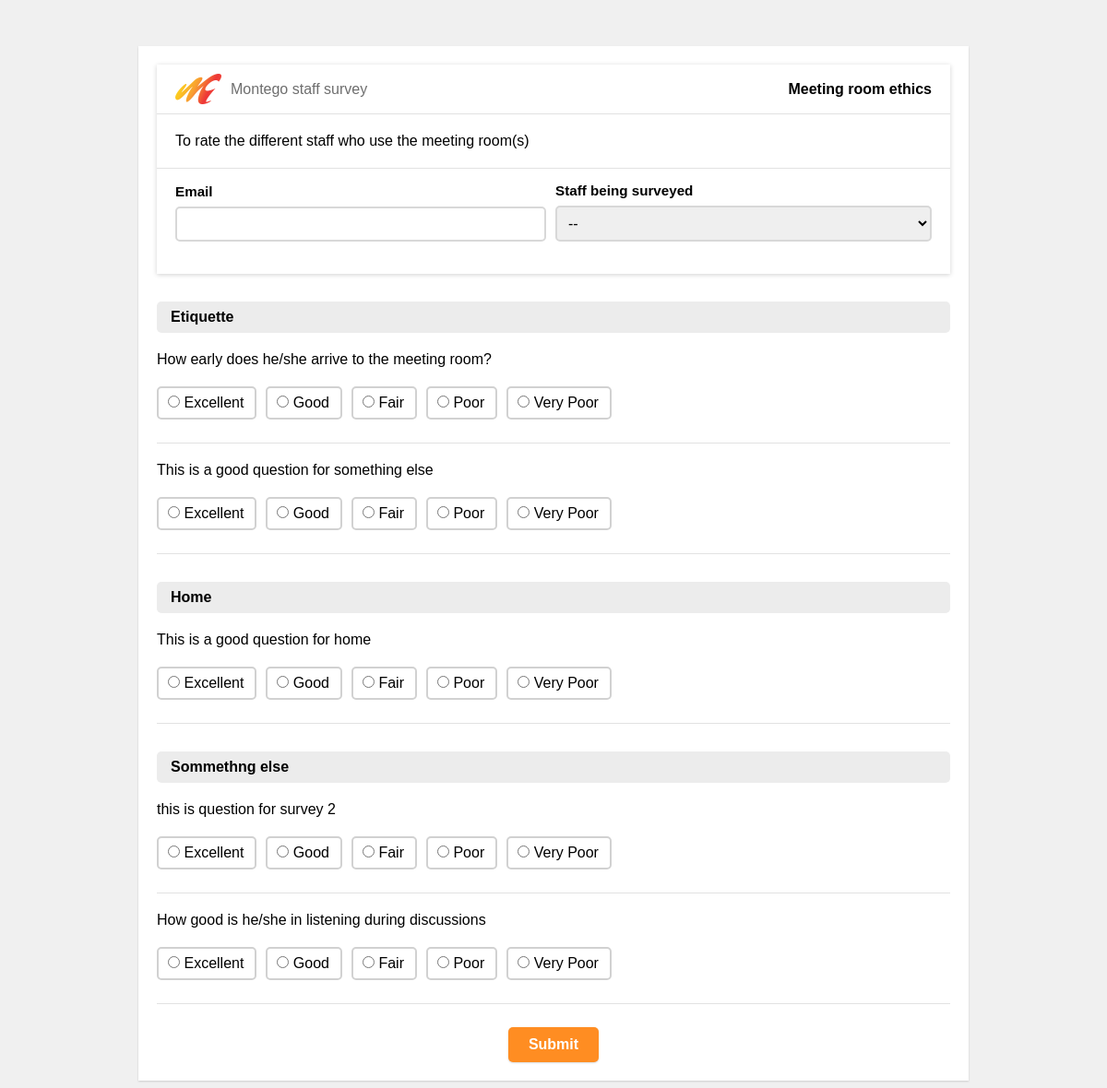
The app's page /takesurvey.php?surveyid=3 (signed in) with its own data.
### tables this page shows
CREATE TABLE `surveys` (
  `id` int(100) UNSIGNED NOT NULL,
  `title` varchar(200) NOT NULL,
  `description` text NOT NULL,
  `categories` text NOT NULL,
  `staffID` int(100) UNSIGNED NOT NULL,
  `datePosted` datetime NOT NULL DEFAULT current_timestamp()
);

CREATE TABLE `questions` (
  `id` int(100) UNSIGNED NOT NULL,
  `category` varchar(150) NOT NULL,
  `question` text NOT NULL,
  `surveyID` int(100) NOT NULL,
  `datePosted` datetime NOT NULL DEFAULT current_timestamp()
);

### php/handleTakeSurvey.php (called while the page is built, shortened)
<?php
require_once("functions/takeSurveyFunctions.php");
$surveyID = $_GET["surveyid"];
$query = "SELECT title, description FROM surveys WHERE id='$surveyID'";
$res = mysqli_query($dbc, $query);
while ($row = mysqli_fetch_array($res)) {
  $title = $row["title"];
  $description = $row["description"];
}
$questions = getSurveyQuestions();

### php/functions/takeSurveyFunctions.php (the view, shortened to what this page needs)
<?php
function getSurveyQuestions() {
  $surveyID = $_GET["surveyid"];
  $dbc = $GLOBALS["dbc"];
  $query = "SELECT * FROM questions WHERE surveyID='$surveyID' ORDER BY category";
  $res = mysqli_query($dbc, $query);
  $printedCategories = [];
  $questions = "";
  while ($row = mysqli_fetch_array($res)) {
    $id = $row['id'];
    $question = $row["question"];
    $category = $row["category"];
    if (!in_array($category, $printedCategories)) {
      array_push($printedCategories, $category);
      $questions .= "<div class='categoryHead highlightedText'>$category</div>";
    }
    $questions .= "
    <div class='question'>
      <div class='questionContent'>$question</div>
      <div class='ratingSection'>
        <label>
          <input required class='answerInput' name='$id' id='$category' type='radio' value='5'/>
          Excellent
        </label>
        <label>
          <input required class='answerInput' name='$id' id='$category' type='radio' value='4'/>
          Good
        </label>
        <label>
          <input required class='answerInput' name='$id' id='$category' type='radio' value='3'/>
          Fair
        </label>
        <label>
          <input required class='answerInput' name='$id' id='$category' type='radio' value='2'/>
          Poor
        </label>
        <label>
          <input required class='answerInput' name='$id' id='$category' type='radio' value='1'/>
          Very Poor
        </label>
      </div>
    </div>
  ";
  }
  return $questions;
}

### takesurvey.php (shortened to what this page needs)
<?php
require_once("./php/handleTakeSurvey.php");
require_once("./php/components/successMessage.php");
?>
<html lang="en">
<head>
  <link rel="stylesheet" href="css/style.css">
  <link rel="stylesheet" href="css/takesurvey.css">
</head>
<body>
  <form class="sectionContent" id="submitSurvey" onsubmit="submitSurvey()">
    <div class="topSection">
      <div class="title">
        <div class="logoSection">
          <img src="./images/icon.jpg" />
          <span class="responsiveHide">Montego staff survey</span>
        </div>
        <span class="surveyTitle"><?php echo $title ?></span>
      </div>
      <div class="description">
        <?php echo $description ?>
      </div>
      <div class="headerForm">
        <div class="mainFormField">
          <h3>Email</h3>
          <input type="email" name="surveyingStaffEmail" id="surveyingStaffEmail" required>
        </div>
        <div class="mainFormField">
          <h3>Staff being surveyed</h3>
          <select type="text" name="surveyedStaff" id="surveyedStaff" required>
            <option value="">--</option>
          </select>
        </div>
      </div>
    </div>
    <div class="questions">
      <?php echo $questions ?>
    </div>
    <div class="aCenter">
      <button> Submit </button>
    </div>
  </form>
</body>
</html>

### css/style.css (style rules this page uses)
* { margin: 0; padding: 0; -webkit-overflow-scrolling: auto; font-family: Arial, Helvetica, sans-serif; box-sizing: border-box; text-decoration: none; font-size: 100%; }
input[type="text"], textarea, button, input[type="submit"] { appearance: none; }
label { cursor: pointer; }
.logoSection { flex-grow: 1; }
button, .button, input[type="reset"] { max-width: 200px; display: inline-block; border-radius: 5px; box-shadow: 0 1px 2px rgba(0, 0, 0, 0.15); background: #ff8d22; padding: 10px 22px; text-align: center; font-weight: bold; color: #fff; border: none; cursor: pointer; transition: background linear 0.3s; }
.sectionContent { margin: 50px auto; max-width: 900px; padding: 20px; background: #fff; box-shadow: 0 1px 2px rgba(0,0,0,0.15); }
#box input, #box textarea, #box select, textarea.form, .mainFormField input, .mainFormField textarea, .mainFormField select, .mainFormField textarea { display: inline-block; width: 100%; border: 2px solid #d8d8d8; padding: 8px; font-size: 100%; border-radius: 5px; }
.aCenter { text-align: center; }
.mainFormField { display: block; }
.formField, .mainFormField { margin-bottom: 20px; }
.formField h3, .mainFormField h3 { margin-bottom: 8px !important; font-size: 0.95em; }
.formField input, .formField select, .mainFormField input, .mainFormField select { margin: 0 !important; }
.highlightedText { padding: 8px 15px; border-radius: 5px; background:#ececec; display: inline-block; word-break: break-all; font-weight: bold; }

### css/takesurvey.css (style rules this page uses)
* { flex-wrap: wrap; }
body { background: rgb(240, 240, 240); }
.topSection { background: #fff; box-shadow: 0 1px 5px rgba(0,0,0,0.18); }
.title { display:flex; padding: 10px 20px; align-items:center; justify-content: space-between; }
.logoSection { display:flex; align-items:center; }
.title img { width: 50px; margin-right: 10px; }
.title span { display: inline-block; color: #6e6e6e; }
.surveyTitle { margin-left: 8px; font-weight: bold; color: #000 !important; }
.headerForm { padding: 15px 20px; display:flex; align-items:center; }
.headerForm .mainFormField { flex-grow: 1; }
.headerForm .mainFormField:nth-child(2) { margin-left: 10px; }
.questions { margin: 25px 0; }
.description { border-bottom: 1px solid rgb(226, 226, 226); border-top: 1px solid rgb(226, 226, 226); padding: 20px; }
.question { padding: 20px 0; border-bottom: 1px solid rgb(226, 226, 226); }
.ratingSection { margin-top: 15px; display:flex; align-items:center; }
.question label { display: inline-block; border: 2px solid #d1d1d1; margin: 5px 10px; margin-left: 0; padding: 7px 10px; padding-right: 12px; border-radius: 5px; }
.categoryHead { display: block; margin-top: 30px; }

### records on screen
surveys: title "Meeting room ethics", description "To rate the different staff who use the meeting room(s)"
questions: category "Etiquette", question "How early does he/she arrive to the meeting room?"
questions: question "This is a good question for something else"
questions: category "Home", question "This is a good question for home"
questions: category "Sommethng else", question "this is question for survey 2"
questions: question "How good is he/she in listening during discussions"
